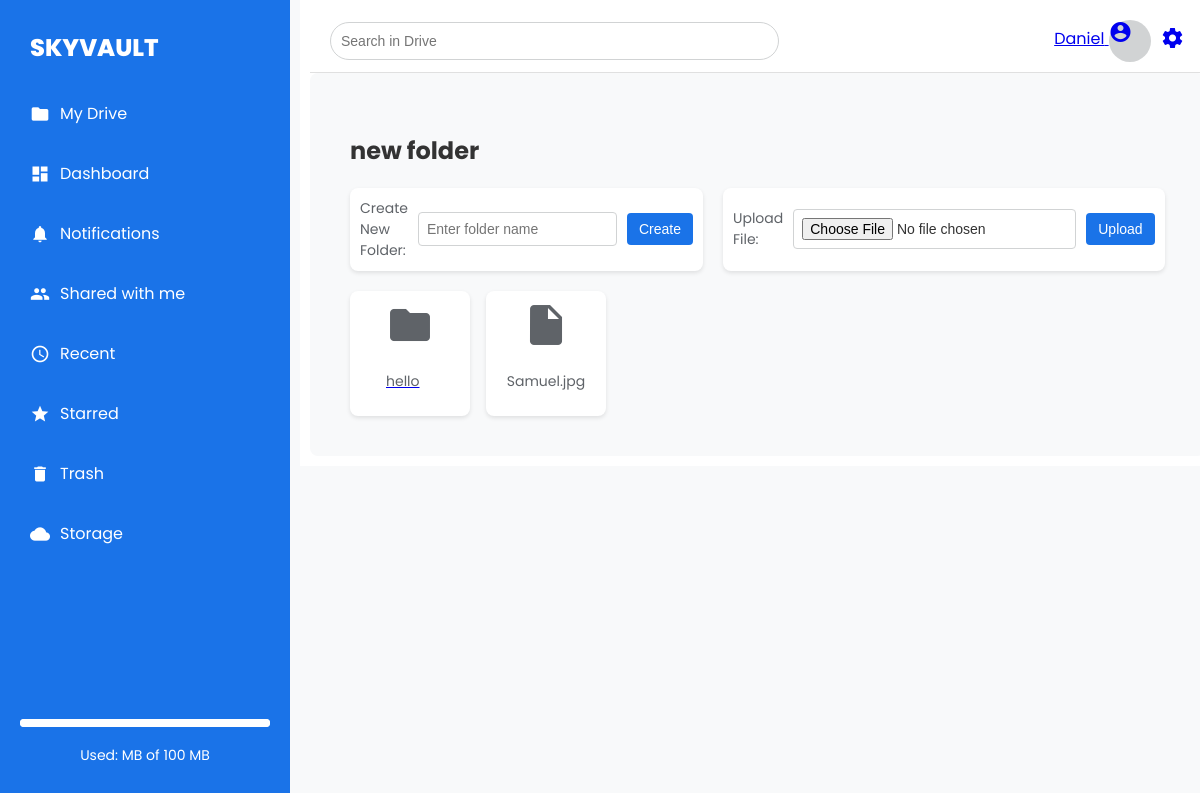
/vault/folder/19/ (signed in), run on the app's committed database.
### vault/models.py (models this page shows, shortened)
class Folder(models.Model):
    user = models.ForeignKey(User, on_delete=models.CASCADE)
    name = models.CharField(max_length=255)
    parent_folder = models.ForeignKey('self', on_delete=models.CASCADE, blank=True, null=True, related_name='subfolders')
    created_at = models.DateTimeField(auto_now_add=True)

class File(models.Model):
    user = models.ForeignKey(User, on_delete=models.CASCADE)
    folder = models.ForeignKey(Folder, on_delete=models.CASCADE, blank=True, null=True, related_name='files')
    name = models.CharField(max_length=255)
    uploaded_file = models.FileField(upload_to='user_files/')
    size = models.PositiveIntegerField()  # Size in bytes
    trashed = models.BooleanField(default=False)
    shared_with = models.ManyToManyField(User, related_name='shared_files', blank=True)
    created_at = models.DateTimeField(auto_now_add=True)
    starred = models.BooleanField(default=False)

### vault/views.py (the view)
# urls.py: path('folder/<int:folder_id>/', views.view_folder, name='view_folder'),
@login_required
def view_folder(request, folder_id):
    folder = get_object_or_404(Folder, id=folder_id, user=request.user)
    subfolders = folder.subfolders.all()  # Retrieve subfolders within this folder
    files = folder.files.all()            # Retrieve files within this folder
    return render(request, 'vault/view_folder.html', {
        'folder': folder,
        'subfolders': subfolders,
        'files': files,
    })

### vault/templatetags/custom_filters.py (called while the page is built)
@register.filter
def endswith(value, arg):
    return value.lower().endswith(arg.split(','))

### templates/vault/view_folder.html (shortened to what this page needs)
{% extends 'base.html' %}
{% load static %}
{% load custom_filters %}
{% block content %}
<div class="drive-container">
    <h2>{{ folder.name }}</h2>
    <div class="drive-header">
        <form method="post" action="{% url 'create_folder' %}" enctype="multipart/form-data">
            <label for="folder_name">Create New Folder:</label>
            <input type="text" name="folder_name" id="folder_name" placeholder="Enter folder name" required>
            <button type="submit">Create</button>
        </form>
        <form method="post" action="{% url 'upload_file' %}" enctype="multipart/form-data">
            <label for="uploaded-file">Upload File:</label>
            <input type="file" name="uploaded_file" id="uploaded-file" required>
            <button type="submit">Upload</button>
        </form>
    </div>
    {% include "vault/_file_grid.html" with folders=subfolders files=files %}
</div>
{% endblock %}

### templates/base.html (shortened to what this page needs)
{% load static %}
<!DOCTYPE html>
<html lang="en">
<head>
    <link rel="stylesheet" href="{% static 'base.css' %}?=v2">
</head>
<body>
    <div class="sidebar" id="sidebar">
        <div class="logo">
            <span class="logo-text">SKYVAULT</span>
        </div>
        <ul>
            <li><a href="{% url 'vault_home' %}"><span class="material-icons">folder</span> My Drive</a></li>
            <li><a href="{% url 'dashboard' %}"><span class="material-icons">dashboard</span> Dashboard</a></li>
            <li><a href="{% url 'notification_list' %}"><span class="material-icons">notifications</span> Notifications</a></li>
            <li><a href="{% url 'shared_view' %}"><span class="material-icons">people</span> Shared with me</a></li>
            <li><a href="{% url 'recent_files' %}"><span class="material-icons">access_time</span> Recent</a></li>
            <li><a href="{% url 'starred_files' %}"><span class="material-icons">star</span> Starred</a></li>
            <li><a href="{% url 'trash_view' %}"><span class="material-icons">delete</span> Trash</a></li>
            <li><a href="{% url 'storage_info' %}"><span class="material-icons">cloud</span> Storage</a></li>
        </ul>
        <div class="storage-info">
            <progress value="{{ user_profile.used_space }}" max="100"></progress>
            <p>Used: {{ user_profile.used_space }} MB of 100 MB</p>
        </div>
    </div>
    <div class="main-content">
        <div class="top-bar">
            <input type="text" placeholder="Search in Drive" class="search-input">
            <div class="profile">
              <a href="{% url 'profile_view' %}">
                  <span>{{ user.username }}</span>
                  {% if user_profile.profile_picture %}
                      <img src="{{ user_profile.profile_picture.url }}" alt="Profile Picture" class="avatar">
                  {% else %}
                      <span class="material-icons avatar">account_circle</span>
                  {% endif %}
              </a>
              <a href="{% url 'update_profile_view' %}">
                  <span class="material-icons">settings</span>
              </a>
          </div>
        </div>
        <div class="content">
            {% block content %}{% endblock %}
        </div>
    </div>
</body>
</html>

### templates/vault/_file_grid.html
{% load custom_filters %}
<div class="file-grid">
  {% for folder in folders %}
  <div class="file-item">
      <a href="{% url 'view_folder' folder.id %}">
          <span class="material-icons">folder</span>
          <p>{{ folder.name }}</p>
      </a>
  </div>
  {% endfor %}
  {% for file in files %}
  <div class="file-item">
      {% if file.uploaded_file.name|lower|endswith:".jpg" or file.uploaded_file.name|lower|endswith:".png" %}
          <img src="{{ file.uploaded_file.url }}" alt="{{ file.name }}" class="file-icon">
      {% else %}
          <span class="material-icons">insert_drive_file</span>
      {% endif %}
      <p>{{ file.name }}</p>
  </div>
  {% endfor %}
</div>

### static/base.css (style rules this page uses)
body { font-family: 'Poppins', sans-serif; color: #333; margin: 0; display: flex; background-color: #F8F9FA; }
.sidebar { width: 250px; background-color: #1a73e8; color: #ffffff; padding: 20px; display: flex; flex-direction: column; position: fixed; top: 0; bottom: 0; transition: width 0.3s; }
.logo { display: flex; align-items: center; justify-content: left; margin: 10px; }
.logo-text { font-size: 24px; font-weight: 800; color: #ffffff; transition: font-size 0.4s; }
.sidebar ul { list-style: none; padding: 0; }
.sidebar ul li { margin-bottom: 15px; }
.sidebar ul li a { color: #ffffff; text-decoration: none; display: flex; align-items: center; font-size: 16px; padding: 10px; border-radius: 8px; transition: background-color 0.2s; }
.sidebar ul li a .material-icons { margin-right: 10px; font-size: 20px; }
.sidebar .storage-info { margin-top: auto; text-align: center; color: #ffffff; }
.sidebar .storage-info p { font-size: 14px; }
.sidebar .storage-info progress { width: 100%; height: 8px; -webkit-appearance: none; appearance: none; background-color: #ffffff; border-radius: 4px; }
.main-content { margin-left: 300px; width: calc(100% - 300px); padding: 10px; transition: margin-left 0.3s, width 0.3s; background-color: #ffffff; }
.top-bar { display: flex; justify-content: space-between; align-items: center; padding: 10px 20px; background-color: #ffffff; border-bottom: 1px solid #e0e0e0; }
.profile { display: flex; align-items: center; gap: 10px; color: #5f6368; }
.profile .avatar { width: 42px; height: 42px; border-radius: 50%; background-color: #d1d3d4; }
.search-input { border: 1px solid #d1d3d4; border-radius: 20px; padding: 10px; width: 50%; font-size: 14px; }
.content { background-color: #f8f9fa; padding: 20px; border-radius: 8px; }
.drive-container { display: flex; flex-direction: column; padding: 20px; }
.drive-header { display: flex; gap: 20px; margin-bottom: 20px; }
.drive-header form { display: flex; align-items: center; gap: 10px; background-color: #ffffff; padding: 10px; border-radius: 8px; box-shadow: 0 2px 4px rgba(0, 0, 0, 0.1); }
.drive-header label { font-size: 14px; color: #5f6368; }
.drive-header input[type="text"], .drive-header input[type="file"] { padding: 8px; font-size: 14px; border: 1px solid #d1d3d4; border-radius: 4px; }
.drive-header button { padding: 8px 12px; background-color: #1a73e8; color: white; font-size: 14px; border: none; border-radius: 4px; cursor: pointer; }
.file-grid { display: grid; grid-template-columns: repeat(auto-fit, minmax(120px, 20px)); gap: 16px; }
.file-item { display: flex; flex-direction: column; align-items: center; background-color: #ffffff; padding: 10px; border-radius: 8px; box-shadow: 0 2px 4px rgba(0, 0, 0, 0.1); transition: background-color 0.3s; cursor: pointer; }
.file-item .material-icons, .file-item .file-icon { font-size: 48px; color: #5f6368; margin-bottom: 8px; }
.file-item p { font-size: 14px; color: #5f6368; white-space: nowrap; overflow: hidden; text-overflow: ellipsis; max-width: 100px; }

### data on the page
Folder: name "new folder"
Folder: name "hello"
File: name "Samuel.jpg"

### other printed values
{{ user.username }} "Daniel"
